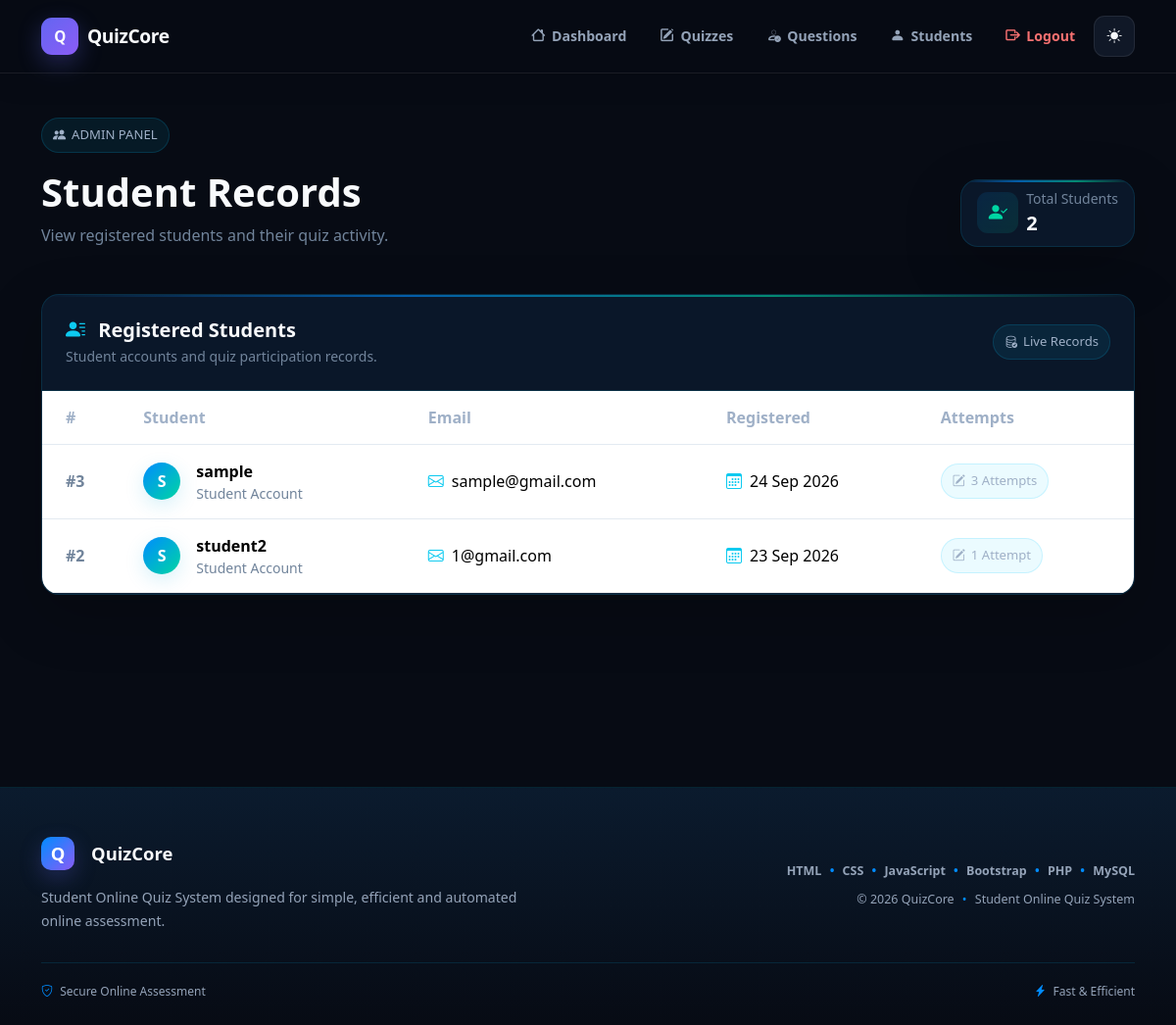
The app's page /admin/students.php (signed in) with its own data.
### tables this page shows
CREATE TABLE `users` (
    `id` INT(11) NOT NULL AUTO_INCREMENT,
    `name` VARCHAR(100) NOT NULL,
    `email` VARCHAR(150) NOT NULL,
    `password` VARCHAR(255) NOT NULL,
    `role` ENUM('admin','student') NOT NULL DEFAULT 'student',
    `created_at` TIMESTAMP NOT NULL DEFAULT CURRENT_TIMESTAMP,

    PRIMARY KEY (`id`),
    UNIQUE KEY `email` (`email`)
);

### admin/students.php (the view, shortened to what this page needs)
<?php
require_once "../config/db.php";
$students = $conn->query(
    "SELECT
        u.id,
        u.name,
        u.email,
        u.created_at,
        COUNT(r.id) AS attempts
     FROM users u
     LEFT JOIN results r
        ON u.id = r.user_id
     WHERE u.role = 'student'
     GROUP BY
        u.id,
        u.name,
        u.email,
        u.created_at
     ORDER BY u.id DESC"
);
include "../includes/header.php";
?>
<div class="container">
    <div class="mb-5">
        <div class="d-flex flex-wrap justify-content-between align-items-end gap-3">
            <div>
                <div class="d-flex align-items-center gap-2 mb-3">
                    <span class="badge-tech">
                        <i class="bi bi-people-fill"></i>
                        ADMIN PANEL
                    </span>
                </div>
                <h1 class="fw-bold mb-2">
                    Student Records
                </h1>
                <p class="muted mb-0">
                    View registered students and their quiz activity.
                </p>
            </div>
            <div class="d-flex align-items-center gap-2">
                <div class="tech-card py-2 px-3">
                    <div class="d-flex align-items-center gap-2">
                        <div class="feature-icon mb-0"
                             style="width:42px;height:42px;font-size:1.2rem;border-radius:11px;">
                            <i class="bi bi-person-check-fill"></i>
                        </div>
                        <div>
                            <div class="small muted">
                                Total Students
                            </div>
                            <div class="fw-bold fs-5">
                                <?php echo $students->num_rows; ?>
                            </div>
                        </div>
                    </div>
                </div>
            </div>
        </div>
    </div>
    <div class="tech-card p-0 overflow-hidden">
        <div class="p-4 border-bottom"
             style="border-color: var(--border) !important;">
            <div class="d-flex flex-wrap justify-content-between align-items-center gap-3">
                <div>
                    <h5 class="fw-bold mb-1">
                        <i class="bi bi-person-lines-fill me-2 text-info"></i>
                        Registered Students
                    </h5>
                    <p class="muted small mb-0">
                        Student accounts and quiz participation records.
                    </p>
                </div>
                <span class="badge-tech">
                    <i class="bi bi-database-check"></i>
                    Live Records
                </span>
            </div>
        </div>
        <div class="table-responsive">
            <table class="table table-tech mb-0">
                <thead>
                    <tr>
                        <th class="ps-4">
                            #
                        </th>
                        <th>
                            Student
                        </th>
                        <th>
                            Email
                        </th>
                        <th>
                            Registered
                        </th>
                        <th>
                            Attempts
                        </th>
                    </tr>
                </thead>
                <tbody>
                    <?php if ($students->num_rows > 0): ?>
                        <?php while ($student = $students->fetch_assoc()): ?>
                            <?php
                            $studentName = htmlspecialchars(
                                $student["name"]
                            );
                            $studentEmail = htmlspecialchars(
                                $student["email"]
                            );
                            $initial = strtoupper(
                                substr(
                                    $student["name"],
                                    0,
                                    1
                                )
                            );
                            ?>
                            <tr>
                                <td class="ps-4">
                                    <span class="muted fw-semibold">
                                        #<?php echo $student["id"]; ?>
                                    </span>
                                </td>
                                <td>
                                    <div class="d-flex align-items-center gap-3">
                                        <div class="user-avatar">
                                            <?php echo htmlspecialchars($initial); ?>
                                        </div>
                                        <div>
                                            <div class="fw-semibold">
                                                <?php echo $studentName; ?>
                                            </div>
                                            <div class="small muted">
                                                Student Account
                                            </div>
                                        </div>
                                    </div>
                                </td>
                                <td>
                                    <div class="d-flex align-items-center gap-2">
                                        <i class="bi bi-envelope text-info"></i>
                                        <span>
                                            <?php echo $studentEmail; ?>
                                        </span>
                                    </div>
                                </td>
                                <td>
                                    <div class="d-flex align-items-center gap-2">
                                        <i class="bi bi-calendar3 text-info"></i>
                                        <span>
                                            <?php
                                            echo date(
                                                "d M Y",
                                                strtotime(
                                                    $student["created_at"]
                                                )
                                            );
                                            ?>
                                        </span>
                                    </div>
                                </td>
                                <td>
                                    <span class="badge-tech">
                                        <i class="bi bi-pencil-square"></i>
                                        <?php
                                        echo $student["attempts"];
                                        ?>
                                        <?php
                                        echo (
                                            $student["attempts"] == 1
                                                ? "Attempt"
                                                : "Attempts"
                                        );
                                        ?>
                                    </span>
                                </td>
                            </tr>
                        <?php endwhile; ?>
                    <?php endif; ?>
                </tbody>
            </table>
        </div>
    </div>
</div>
<?php include "../includes/footer.php"; ?>

### assets/css/style.css (style rules this page uses)
* { box-sizing: border-box; }
html { scroll-behavior: smooth; }
:root { --bg-primary: #07111f; --bg-secondary: #0b1b2e; --bg-card: rgba(12, 28, 48, 0.78); --bg-card-solid: #0c1d31; --text-primary: #e8f1ff; --text-secondary: #9fb0c7; --text-muted: #71849b; --border: rgba(0, 200, 255, 0.13); --border-strong: rgba(0, 214, 163, 0.35); --primary: #008cff; --secondary: #00d6a3; --accent: #00bfff; --danger: #ff5c6c; --warning: #ffc857; --success: #00d6a3; --shadow: 0 20px 60px rgba(0, 0, 0, 0.22); --radius: 18px; --transition: 0.25s ease; }
body { margin: 0; min-height: 100vh; font-family: "Segoe UI", Inter, system-ui, -apple-system, BlinkMacSystemFont, sans-serif; color: var(--text-primary); background: radial-gradient( circle at top right, rgba(0, 200, 255, 0.10), transparent 30% ), radial-gradient( circle at bottom left, rgba(0, 255, 180, 0.08), transparent 30% ), var(--bg-primary); transition: background-color var(--transition), color var(--transition); }
.tech-card { position: relative; height: 100%; padding: 28px; background: var(--bg-card); border: 1px solid var(--border); border-radius: var(--radius); box-shadow: var(--shadow); overflow: hidden; backdrop-filter: blur(14px); -webkit-backdrop-filter: blur(14px); }
.tech-card::before { content: ""; position: absolute; top: 0; left: 0; width: 100%; height: 2px; background: linear-gradient( 90deg, transparent, var(--primary), var(--secondary), transparent ); opacity: 0.6; }
.muted { color: var(--text-muted); }
.table-tech { color: var(--text-primary); vertical-align: middle; }
.table-tech thead { background: rgba(12, 33, 56, 0.95); }
.table-tech td, .table-tech th { border-color: rgba(100, 140, 175, 0.18); padding: 15px; }
.table-tech th { font-weight: 650; color: var(--text-secondary); }
.table-tech tbody tr { transition: var(--transition); }
.feature-icon { width: 58px; height: 58px; display: inline-flex; align-items: center; justify-content: center; border-radius: 15px; background: linear-gradient( 135deg, rgba(0, 140, 255, 0.12), rgba(0, 214, 163, 0.12) ); color: var(--secondary); font-size: 2rem; margin-bottom: 15px; }
.badge-tech { display: inline-flex; align-items: center; gap: 6px; padding: 7px 11px; border-radius: 999px; background: rgba(0, 200, 255, 0.08); border: 1px solid rgba(0, 200, 255, 0.16); color: var(--text-secondary); font-size: 0.82rem; }
.user-avatar { width: 38px; height: 38px; display: inline-flex; align-items: center; justify-content: center; border-radius: 50%; background: linear-gradient( 135deg, var(--primary), var(--secondary) ); color: #ffffff; font-weight: 750; box-shadow: 0 6px 20px rgba(0, 170, 220, 0.16); }

### includes/header.php (style rules this page uses)
:root { --header-bg: #070b14; --header-surface: #101827; --header-border: rgba(255,255,255,0.08); --header-text: #f8fafc; --header-muted: #94a3b8; --header-primary: #6366f1; --header-primary-2: #8b5cf6; }
body { background: var(--header-bg); color: var(--header-text); transition: background .3s ease, color .3s ease; }

### records on screen
users: id "3", name "S", name "sample", email "sample@gmail.com", created_at "24 Sep 2026", attempts "3", shows "Attempts"
users: id "2", name "S", name "student2", email "1@gmail.com", created_at "23 Sep 2026", attempts "1", shows "Attempt"

### other values on screen
$students->num_rows "2"
